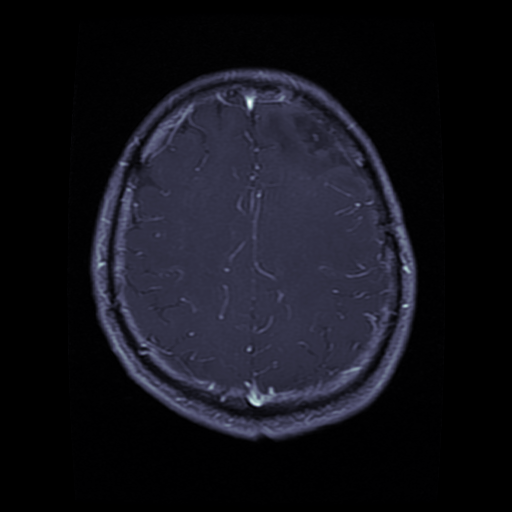
#> input picture Axial/glioma/image_1018.png, 512 x 512 px
$ python -i intensity_redistribution.py   (imports and definitions only)
#> lines starting #> are read from the running program, lines starting #| are printed output that depends on the picture
#> further down, picture is the input picture: shape (512, 512, 3); mean B, G, R 27, 19.4, 19.3
import cv2
import numpy as np
from skimage import exposure
import matplotlib.pyplot as plt
from skimage.metrics import structural_similarity as ssim

# Key Class: adaptive_MRI_enhancement
# This class provides methods for MRI intensity equalization and enhancement, focusing on PREMO, SSIM, and histogram analysis.

# Main Features:
# 1. `__init__`: Initializes the intensity equalizer with the input image and optional parameters for analysis.
# 2. `PREMO`: Implements Pixel Redistribution Enhancement, Masking, Optimization (PREMO) for MRI intensity equalization.
# 3. `ssim`: Computes the Structural Similarity Index (SSIM) between two images to quantify their similarity.
# 4. `plot_histograms`: Plots histograms of original and equalized scans for visual comparison.
# 5. `mutual_information`: Computes Mutual Information between two images.
# 6. `entropy`: Computes the entropy of an image.
# 7. `ambe`: Computes the Absolute Mutual Information-based Enhancement (AMBE) between two images.
# 8. `rgb_to_lab`: Converts an RGB image to the LAB color space.
# 9. `traditional_HE`: Applies traditional Histogram Equalization to the LAB channel.
# 10. `adaptive_HE`: Applies Adaptive Histogram Equalization to the LAB channel.
# 11. `contrast_HE`: Applies Contrast Stretching to the LAB channel.
# 12. `clahe_HE`: Applies Contrast Limited Adaptive Histogram Equalization (CLAHE) to the image.

class adaptive_MRI_enhancement:

  def __init__(self,image,comparitive_study=False,plot_hist=False):

        """
        Initialize the intensity equalizer.

        Args:
            image: scan to be equalized.
            comparitive_study: Whether to plot comparitive study.
            plot_hist: plot histograms of equalized scans.
        """
        self.image=image
        self.comparitive_study=comparitive_study
        self.plot_hist=plot_hist

  # [112 lines left out: functions PREMO, ssim, plot_histograms, mutual_information, entropy, ambe, not called in this run]

  def rgb_to_lab(self,img):
        lab = cv2.cvtColor(img, cv2.COLOR_BGR2LAB)
#> lab: shape (512, 512, 3); mean of channels 0, 1, 2 21.1, 129.9, 123.4
        L, A, B = cv2.split(lab)
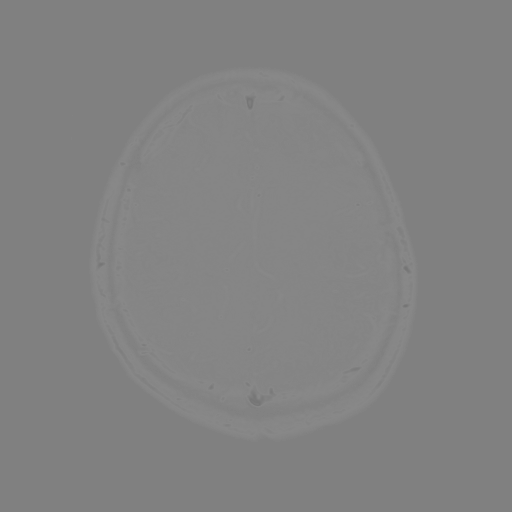
#> A: shape (512, 512); min 117, max 136, mean 129.9
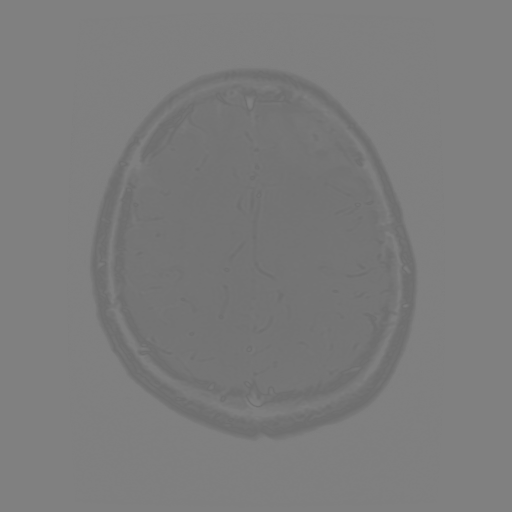
#> B: shape (512, 512); min 110, max 128, mean 123.4
        L = L / 255
        return L, A, B

  def traditional_HE(self):
        l, a, b = self.rgb_to_lab(self.image)
        hist,_= np.histogram(l.flatten(),bins=256, range=(0, 255))
#> hist = 256 values, max 262143 at index 0, min 0 at index 2, mean 1024
        cdf = hist.cumsum()
#> cdf = 256 values from 262143 to 262144
        cdf_m = (cdf - cdf.min())*255/(cdf.max()-cdf.min())
#> cdf_m = 256 values from 0 to 255
#> (the run stopped early here; a loop or call above may not have finished)

$ run again, on Axial/glioma/image_1120.png
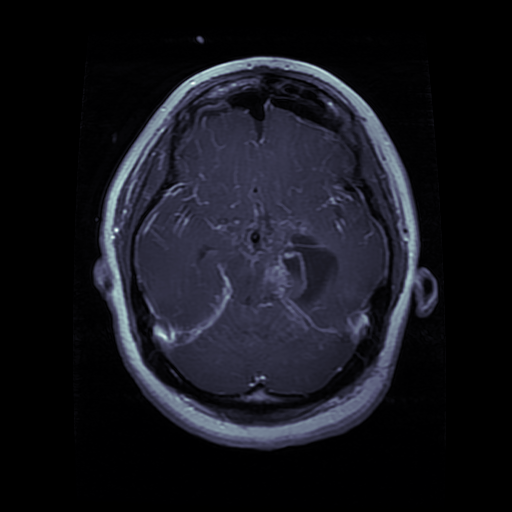
#> input picture Axial/glioma/image_1120.png, 512 x 512 px
#> picture is the input picture: shape (512, 512, 3); mean B, G, R 29, 22, 21.3
#> lab: shape (512, 512, 3); mean of channels 0, 1, 2 23.5, 129.5, 123.6
#> in rgb_to_lab, `L, A, B = cv2.split(lab)`:
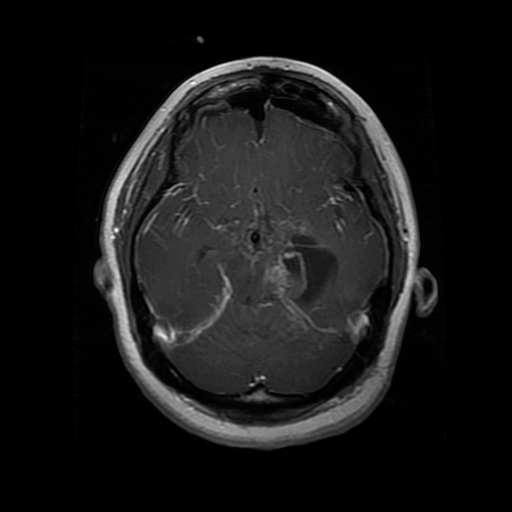
#> L: shape (512, 512); min 0, max 255, mean 23.5
#> hist = 256 values, max 262143 at index 0, min 0 at index 2, mean 1024
#> cdf = 256 values from 262143 to 262144
#> cdf_m = 256 values from 0 to 255

$ run again, on Axial/glioma/image_1417.png
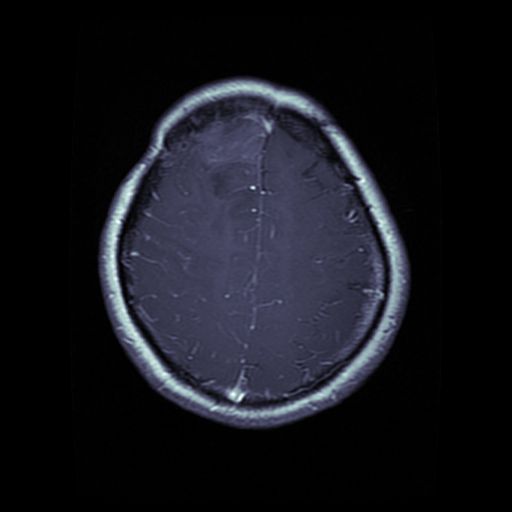
#> input picture Axial/glioma/image_1417.png, 512 x 512 px
#> picture is the input picture: shape (512, 512, 3); mean B, G, R 29.6, 22.6, 21.8
#> lab: shape (512, 512, 3); mean of channels 0, 1, 2 24.4, 129.4, 123.8
#> in rgb_to_lab, `L, A, B = cv2.split(lab)`:
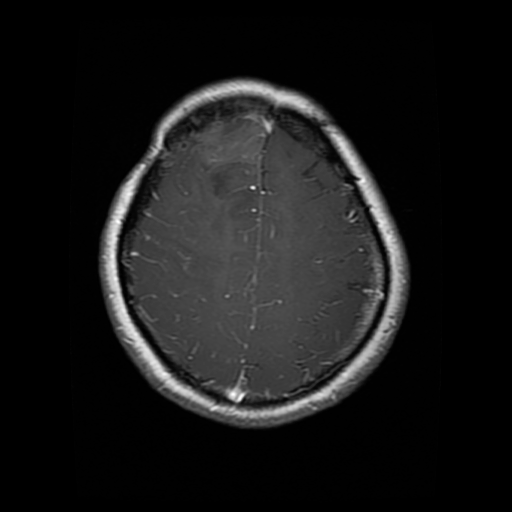
#> L: shape (512, 512); min 0, max 255, mean 24.4
#> hist = 256 values, max 262142 at index 0, min 0 at index 2, mean 1024
#> cdf = 256 values from 262142 to 262144
#> cdf_m = 256 values from 0 to 255
